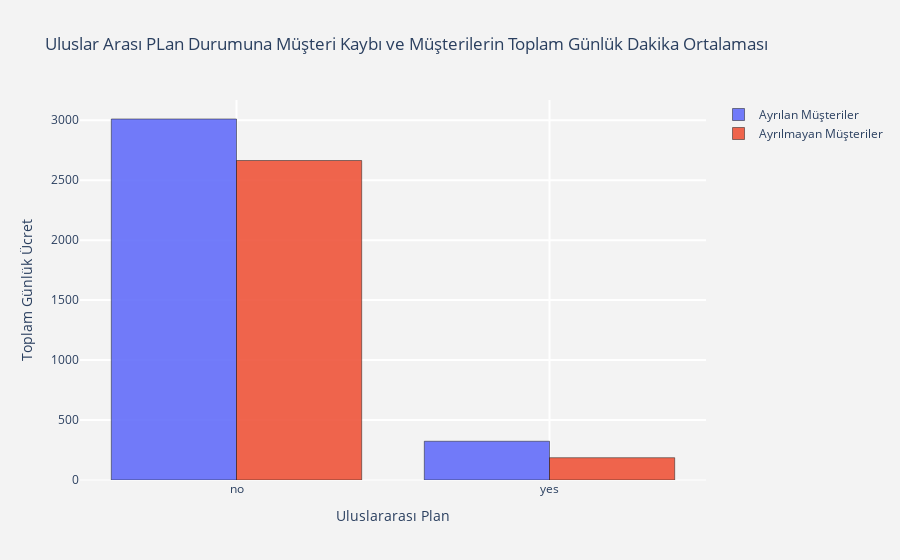

Here is the notebook cell this chart was saved with:
### Code cell
tg_ch  =  df["international plan"].value_counts().reset_index()
tg_ch.columns  = ["international plan","total day minutes"]
tg_nch =  not_churn["international plan"].value_counts().reset_index()
tg_nch.columns = ["international plan","total day minutes"]

#churn
trace1 = go.Bar(x = tg_ch["international plan"]  , y = tg_ch["total day minutes"],
                name = "Ayrılan Müşteriler",
                marker = dict(line = dict(width = .5,color = "black")),
                opacity = .9)

#not churn
trace2 = go.Bar(x = tg_nch["international plan"] , y = tg_nch["total day minutes"],
                name = "Ayrılmayan Müşteriler",
                marker = dict(line = dict(width = .5,color = "black")),
                opacity = .9)

layout = go.Layout(dict(title = "Uluslar Arası PLan Durumuna Müşteri Kaybı ve Müşterilerin Günlük Dakika Toplamı",
                        plot_bgcolor  = "rgb(243,243,243)",
                        paper_bgcolor = "rgb(243,243,243)",
                        xaxis = dict(gridcolor = 'rgb(255, 255, 255)',
                                     title = "Uluslararası Plan",
                                     zerolinewidth=1,ticklen=5,gridwidth=2),
                        yaxis = dict(gridcolor = 'rgb(255, 255, 255)',
                                     title = "Toplam Günlük Ücret",
                                     zerolinewidth=1,ticklen=5,gridwidth=2),
                       )
                  )
data = [trace1,trace2]
fig  = go.Figure(data=data,layout=layout)
py.iplot(fig)

### Figure 1 — Plotly figure (JSON) as saved in the notebook; plotly's stock layout.template omitted (floating-point values rounded to 4 significant figures)
{"data": [{"marker": {"line": {"color": "black", "width": 0.5}}, "name": "Ayrılan Müşteriler", "opacity": 0.9, "type": "bar", "x": ["no", "yes"], "y": [3010, 323]}, {"marker": {"line": {"color": "black", "width": 0.5}}, "name": "Ayrılmayan Müşteriler", "opacity": 0.9, "type": "bar", "x": ["no", "yes"], "y": [2664, 186]}], "layout": {"paper_bgcolor": "rgb(243,243,243)", "plot_bgcolor": "rgb(243,243,243)", "title": {"text": "Uluslar Arası PLan Durumuna Müşteri Kaybı ve Müşterilerin Toplam Günlük Dakika Ortalaması"}, "xaxis": {"gridcolor": "rgb(255, 255, 255)", "gridwidth": 2, "ticklen": 5, "title": {"text": "Uluslararası Plan"}, "zerolinewidth": 1}, "yaxis": {"gridcolor": "rgb(255, 255, 255)", "gridwidth": 2, "ticklen": 5, "title": {"text": "Toplam Günlük Ücret"}, "zerolinewidth": 1}}}
